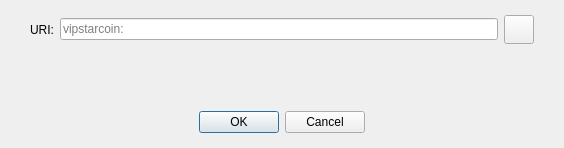
<?xml version="1.0" encoding="UTF-8"?>
<ui version="4.0">
 <class>OpenURIDialog</class>
 <widget class="QDialog" name="OpenURIDialog">
  <property name="geometry">
   <rect>
    <x>0</x>
    <y>0</y>
    <width>564</width>
    <height>148</height>
   </rect>
  </property>
  <property name="windowTitle">
   <string>Open VIPSTARCOIN URI</string>
  </property>
  <layout class="QVBoxLayout" name="verticalLayout">
   <property name="leftMargin">
    <number>0</number>
   </property>
   <property name="topMargin">
    <number>15</number>
   </property>
   <property name="rightMargin">
    <number>0</number>
   </property>
   <property name="bottomMargin">
    <number>0</number>
   </property>
   <item>
    <layout class="QHBoxLayout" name="horizontalLayout">
     <property name="leftMargin">
      <number>30</number>
     </property>
     <property name="rightMargin">
      <number>30</number>
     </property>
     <item>
      <widget class="QLabel" name="label">
       <property name="text">
        <string>URI:</string>
       </property>
      </widget>
     </item>
     <item>
      <widget class="QValidatedLineEdit" name="uriEdit">
       <property name="placeholderText">
        <string notr="true">vipstarcoin:</string>
       </property>
      </widget>
     </item>
     <item>
      <widget class="QToolButton" name="pasteButton">
       <property name="toolTip">
        <string extracomment="Tooltip text for button that allows you to paste an address that is in your clipboard.">Paste address from clipboard</string>
       </property>
       <property name="text">
        <string/>
       </property>
       <property name="icon">
        <iconset resource="../bitcoin.qrc">
         <normaloff>:/icons/editpaste</normaloff>:/icons/editpaste
        </iconset>
       </property>
       <property name="iconSize">
        <size>
         <width>22</width>
         <height>22</height>
        </size>
       </property>
      </widget>
     </item>
    </layout>
   </item>
   <item>
    <spacer name="verticalSpacer">
     <property name="orientation">
      <enum>Qt::Vertical</enum>
     </property>
     <property name="sizeHint" stdset="0">
      <size>
       <width>20</width>
       <height>40</height>
      </size>
     </property>
    </spacer>
   </item>
   <item>
    <widget class="QWidget" name="buttonsContainerWhite" native="true">
     <layout class="QHBoxLayout" name="horizontalLayout_2">
      <property name="leftMargin">
       <number>30</number>
      </property>
      <property name="topMargin">
       <number>15</number>
      </property>
      <property name="rightMargin">
       <number>30</number>
      </property>
      <property name="bottomMargin">
       <number>15</number>
      </property>
      <item>
       <widget class="QDialogButtonBox" name="buttonBox">
        <property name="orientation">
         <enum>Qt::Horizontal</enum>
        </property>
        <property name="standardButtons">
         <set>QDialogButtonBox::Cancel|QDialogButtonBox::Ok</set>
        </property>
        <property name="centerButtons">
         <bool>true</bool>
        </property>
       </widget>
      </item>
     </layout>
    </widget>
   </item>
  </layout>
 </widget>
 <customwidgets>
  <customwidget>
   <class>QValidatedLineEdit</class>
   <extends>QLineEdit</extends>
   <header>qt/qvalidatedlineedit.h</header>
  </customwidget>
 </customwidgets>
 <resources/>
 <connections>
  <connection>
   <sender>buttonBox</sender>
   <signal>accepted()</signal>
   <receiver>OpenURIDialog</receiver>
   <slot>accept()</slot>
   <hints>
    <hint type="sourcelabel">
     <x>248</x>
     <y>254</y>
    </hint>
    <hint type="destinationlabel">
     <x>157</x>
     <y>274</y>
    </hint>
   </hints>
  </connection>
  <connection>
   <sender>buttonBox</sender>
   <signal>rejected()</signal>
   <receiver>OpenURIDialog</receiver>
   <slot>reject()</slot>
   <hints>
    <hint type="sourcelabel">
     <x>316</x>
     <y>260</y>
    </hint>
    <hint type="destinationlabel">
     <x>286</x>
     <y>274</y>
    </hint>
   </hints>
  </connection>
 </connections>
</ui>
